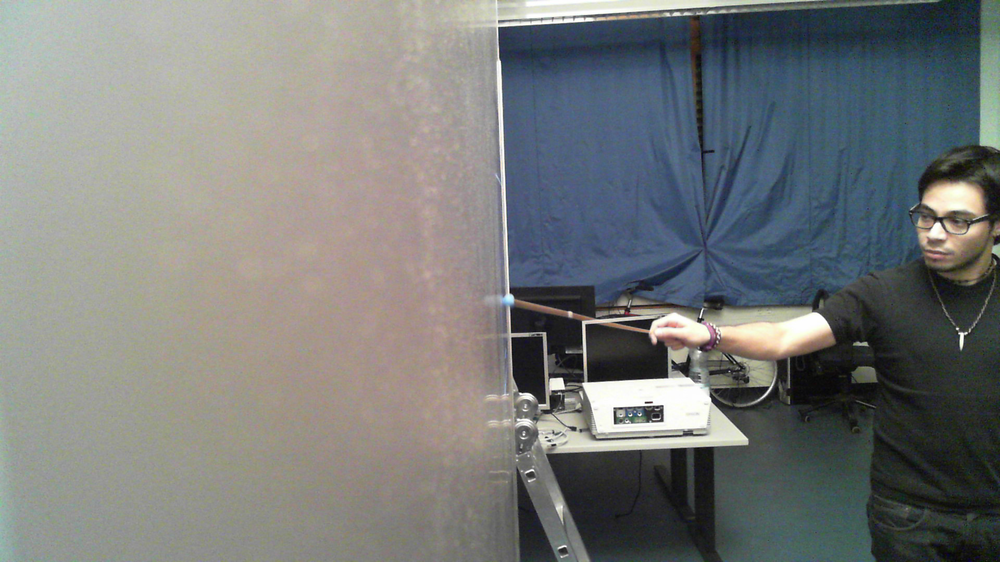
#> input picture images_azul/c1_image1.png, 1000 x 562 px, shrunk from 1920 x 1080 before the run
$ python -i circleDetection.py   (imports and definitions only)   (Python 2 division)
#> lines starting #> are read from the running program, lines starting #| are printed output that depends on the picture; after the words box and inside, x2 and y2 are one past the last pixel; in counts of white or black regions, pixels touching at a corner belong together
#> further down, picture is the input picture: shape (562, 1000, 3); mean B, G, R 121.3, 122.5, 119.7
__author__ = 'laverden'

import numpy as np
import cv2 as cv
import glob


# [4 lines left out: function draw_one_circle, not called in this run]

# Printing function for the found circles.
def print_circles(to_image, circles_param):
    for k in circles_param[0, :]:
        # draw the outer circle
        cv.circle(to_image, (k[0], k[1]), k[2], (0, 0, 255), 2)
        # draw the center of the circle
        cv.circle(to_image, (k[0], k[1]), 2, (200, 20, 200), 3)


# [7 lines left out: function hough_circles, not called in this run]


def compare_circle_detection(image):
    #-----------------------------------------------------------------------------------------
    # Method 1: Hough Circle Transformation.
    #-----------------------------------------------------------------------------------------
    blur = cv.GaussianBlur(image, (5, 5), sigmaX=1, sigmaY=1)
    gray = cv.cvtColor(blur, cv.COLOR_BGR2GRAY)
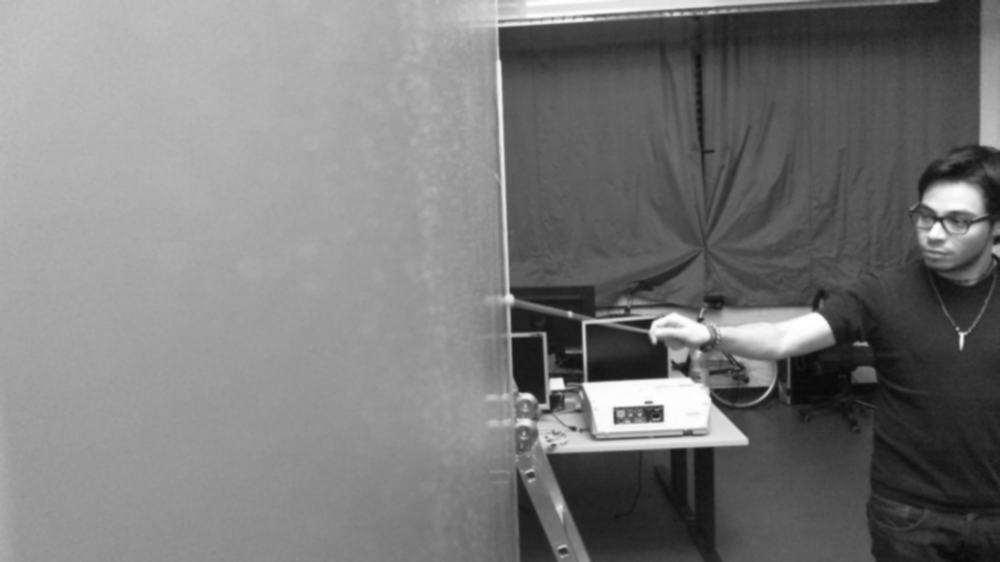
#> gray: shape (562, 1000); min 9, max 254, mean 121.5

    circles = cv.HoughCircles(gray, cv.cv.CV_HOUGH_GRADIENT, dp=1, minDist=gray.shape[0]/4,
                              param1=140, param2=15, minRadius=2, maxRadius=15)
#> circles = [[929.5, 234.5, 14.4], [569.5, 399.5, 13.2]]

    circles = np.uint16(np.around(circles))
#> circles = [[930, 234, 14], [570, 400, 13]]
    #print circles
    c_image = image.copy()
    print_circles(c_image, circles)
#> the loop in print_circles, `for k in circles_param[0, :]:` made 2 passes

    #-----------------------------------------------------------------------------------------
    # Method 2: Hough Circles Transformation + Morphological Operations
    #-----------------------------------------------------------------------------------------
    filtered = cv.GaussianBlur(image, (3, 3), sigmaX=0, sigmaY=0)
    gray_im = cv.cvtColor(filtered, cv.COLOR_BGR2GRAY)
    er = cv.erode(gray_im, kernel=(5, 5), iterations=10)
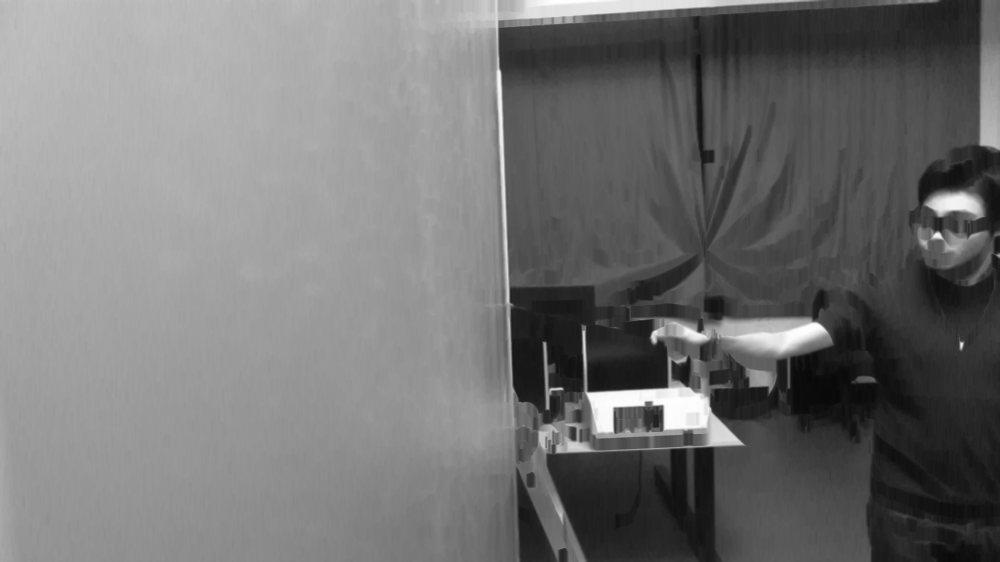
#> er: shape (562, 1000); min 8, max 254, mean 115.1
    dil = cv.dilate(er, kernel=(5, 5), iterations=10)
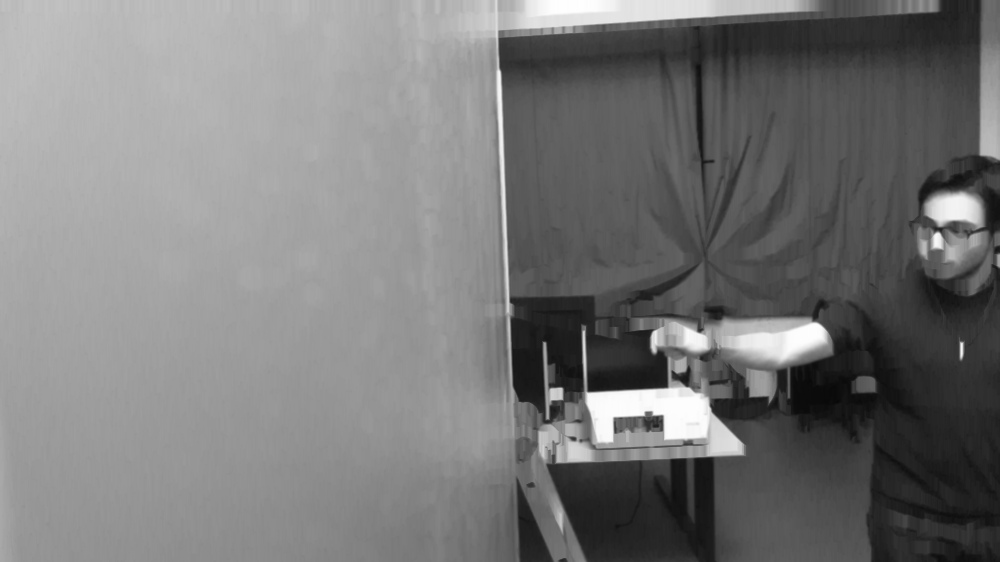
#> dil: shape (562, 1000); min 8, max 254, mean 120.5
    canny = cv.Canny(dil, threshold1=30, threshold2=130, L2gradient=True)
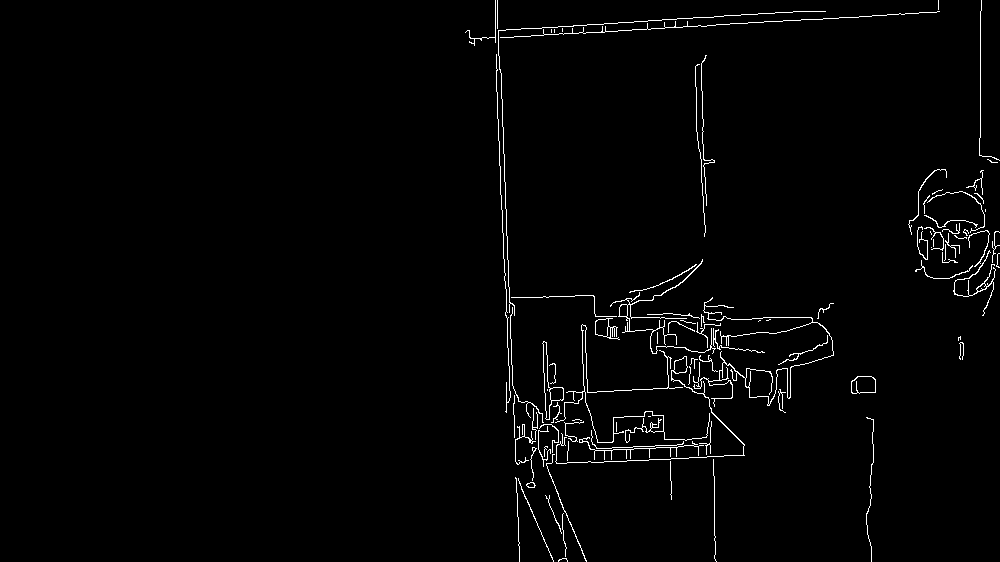
#> canny: shape (562, 1000); 1.7% white in thin lines or dots, all inside (x1, y1, x2, y2) = (465, 0, 1000, 562)
    final = cv.GaussianBlur(canny, (3, 3), sigmaX=0, sigmaY=0)

    circles2 = cv.HoughCircles(dil, cv.cv.CV_HOUGH_GRADIENT, dp=1, minDist=final.shape[0]/4,
                               param1=130, param2=5, minRadius=5, maxRadius=15)
#> circles2 = [[547.5, 434.5, 10.9], [932.5, 245.5, 14.4], [696.5, 337.5, 14.4], [863.5, 387.5, 12.7], [505.5, 28.5, 10.9], [701.5, 509.5, 14.4], [711.5, 167.5, 8.2], [514.5, 296.5, 9.6], [704.5, 11.5, 6], [932.5, 2.5, 5.5]]

    circles2 = np.uint16(np.around(circles2))
#> circles2 = [[548, 434, 11], [932, 246, 14], [696, 338, 14], [864, 388, 13], [506, 28, 11], [702, 510, 14], [712, 168, 8], [514, 296, 10], [704, 12, 6], [932, 2, 6]]
    #print circles
    c2_image = image.copy()
    print_circles(c2_image, circles2)
#> the loop in print_circles (call 2), `for k in circles_param[0, :]:` made 10 passes

    #-----------------------------------------------------------------------------------------
    # Method 3: Finding Contours
    #-----------------------------------------------------------------------------------------
    c3_image = image.copy()
    contour, hierarchy = cv.findContours(final, mode=cv.RETR_EXTERNAL, method=cv.CHAIN_APPROX_NONE)
#> contour = 10 contours; largest, box (x1, y1, x2, y2) and area: (464, 0, 941, 562) 47456, (914, 169, 1000, 317) 6852, (694, 54, 716, 238) 1132, (850, 375, 877, 395) 456, (514, 476, 555, 562) 439
    for c in xrange(len(contour)):
        cv.drawContours(c3_image, contours=contour, contourIdx=c, color=(0,10*c,0), lineType=cv.CV_AA)
#> this loop made 1 pass


    cv.namedWindow("Original-Filtered", cv.WINDOW_NORMAL)
    a = np.hstack((image, filtered))
    cv.imshow("Original-Filtered", a)

    cv.namedWindow("Erode-Dilate\nCanny-Final", cv.WINDOW_NORMAL)
    b = np.hstack((er, dil))
    c = np.hstack((canny, final))
    d = np.vstack((b, c))
    cv.imshow("Erode-Dilate\nCanny-Final", d)

    cv.namedWindow("Circles1", cv.WINDOW_NORMAL)
    cv.imshow("Circles1", c_image)
    cv.namedWindow("Circles2", cv.WINDOW_NORMAL)
    cv.imshow("Circles2", c2_image)
    cv.namedWindow("Circles3", cv.WINDOW_NORMAL)
    cv.imshow("Circles3", c3_image)
    cv.waitKey(0)
    cv.destroyAllWindows()

    return circles


# [35 lines left out: function detect_by_hough, not called in this run]


def main():
    print "Circle Detection"
    detect_by_hough("images/images_azul/")

# [3 lines not run here, left out]

>>> import cv2
>>> picture = cv2.imread('images_azul/c1_image1.png')
#> (the run stopped early here; a loop or call above may not have finished)
